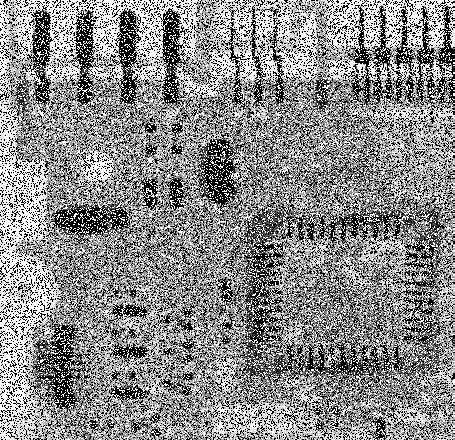
#> input picture Task_03/Demo/imagens/salt_noise.png, 455 x 440 px, found by its file name
$ python edges.py imagens/salt_noise.png   (older library calls are emulated)
#> lines starting #> are read from the running program, lines starting #| are printed output that depends on the picture; after the words box and inside, x2 and y2 are one past the last pixel; in counts of white or black regions, pixels touching at a corner belong together
import sys
import numpy as np
import cv2
from matplotlib import pyplot as plt

# filename = sys.argv[1]
img = cv2.imread(r"C:\Users\richa\OneDrive\Documentos\Computer Vision\lab03\lab03\imagens\salt_noise.png",0)
#> img is the input picture: shape (440, 455); min 0, max 255, mean 138.1


#Sobel
img_sobel = cv2.Sobel(img, cv2.CV_8U, dx=1, dy=1)
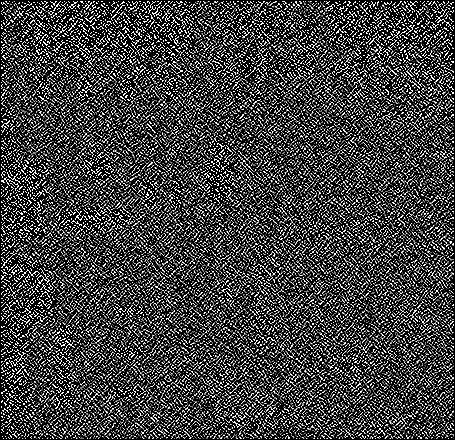
#> img_sobel: shape (440, 455); min 0, max 255, mean 66.6


# DoG
low_sigma = cv2.GaussianBlur(img,(3,3),0)
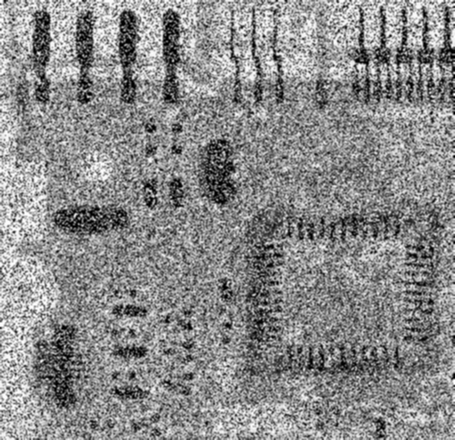
#> low_sigma: shape (440, 455); min 0, max 255, mean 138.1
high_sigma = cv2.GaussianBlur(img,(5,5),0)
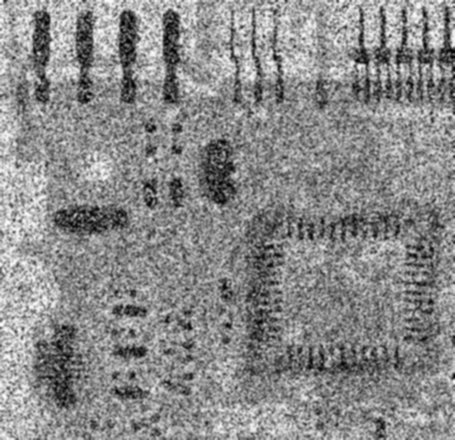
#> high_sigma: shape (440, 455); min 0, max 253, mean 138.1
img_dog = low_sigma - high_sigma
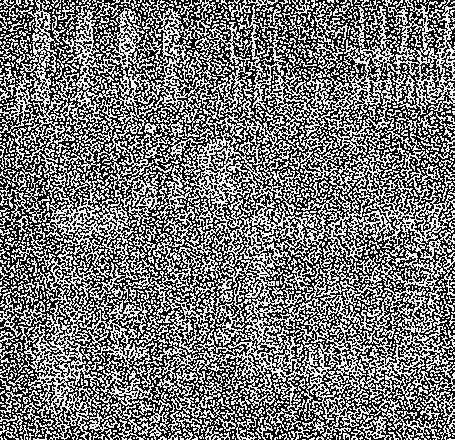
#> img_dog: shape (440, 455); min 0, max 255, mean 119.5


#Canny
img_canny = cv2.Canny(img,100,200)
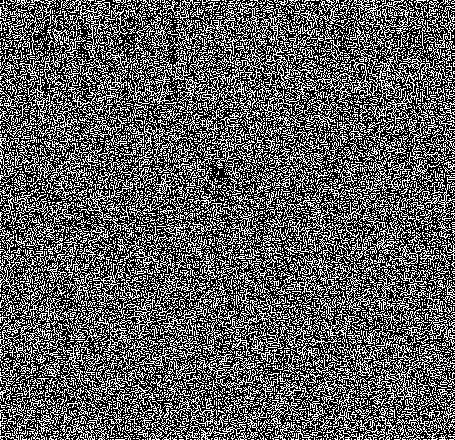
#> img_canny: shape (440, 455); 36.7% white in thin lines or dots


plt.subplot(221),plt.imshow(img,cmap = 'gray'),plt.title('Original')
plt.xticks([]), plt.yticks([])


plt.subplot(222),plt.imshow(img_dog,cmap = 'gray'),plt.title('Dog')
plt.xticks([]), plt.yticks([])


plt.subplot(223),plt.imshow(img_sobel,cmap = 'gray'),plt.title('Sobel')
plt.xticks([]), plt.yticks([])


plt.subplot(224),plt.imshow(img_canny,cmap = 'gray'),plt.title('Canny')
plt.xticks([]), plt.yticks([])


plt.show()
